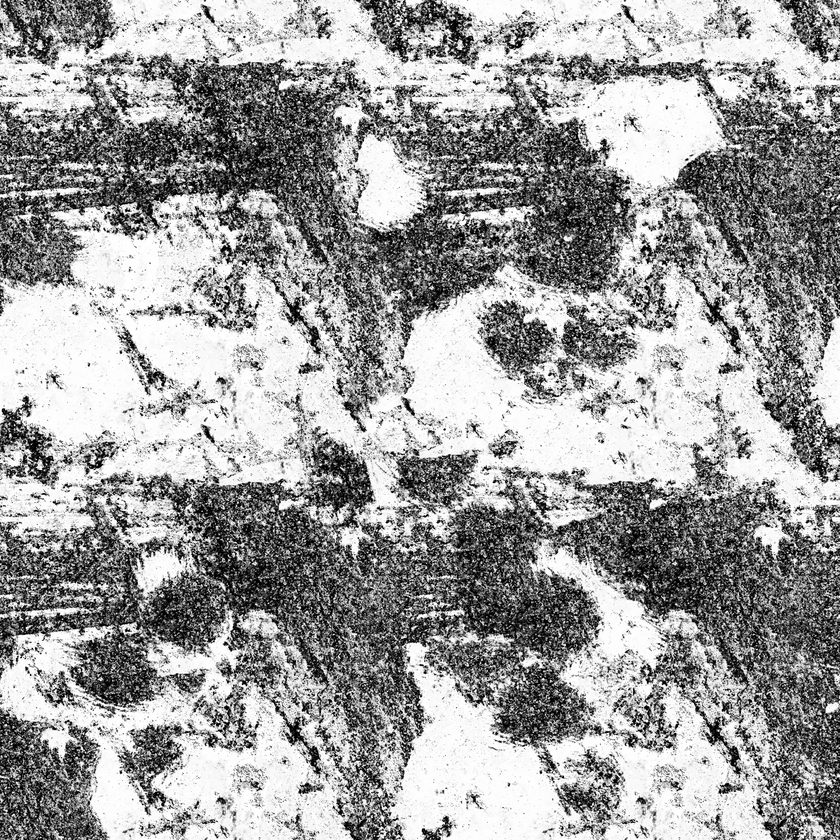
#> input picture src/image/pbr/rusted_iron/metallic.png, 840 x 840 px, shrunk from 2048 x 2048 before the run
$ python test.py
#> lines starting #> are read from the running program, lines starting #| are printed output that depends on the picture
#-------------------------------------------------------------------------------
# pip install Pillow
# float metallic = texture(metallicMap, TexCoords).b;
# float roughness = texture(roughnessMap, TexCoords).g;
#-------------------------------------------------------------------------------
from PIL import Image

image1 = Image.open("./metallic.png")
#> image1 is the input picture: PIL image 840x840 L; min 0, max 255, mean 157.8
image1 = image1.convert("RGB")
#> image1: PIL image 840x840 RGB
image2 = Image.open("./roughness.png")
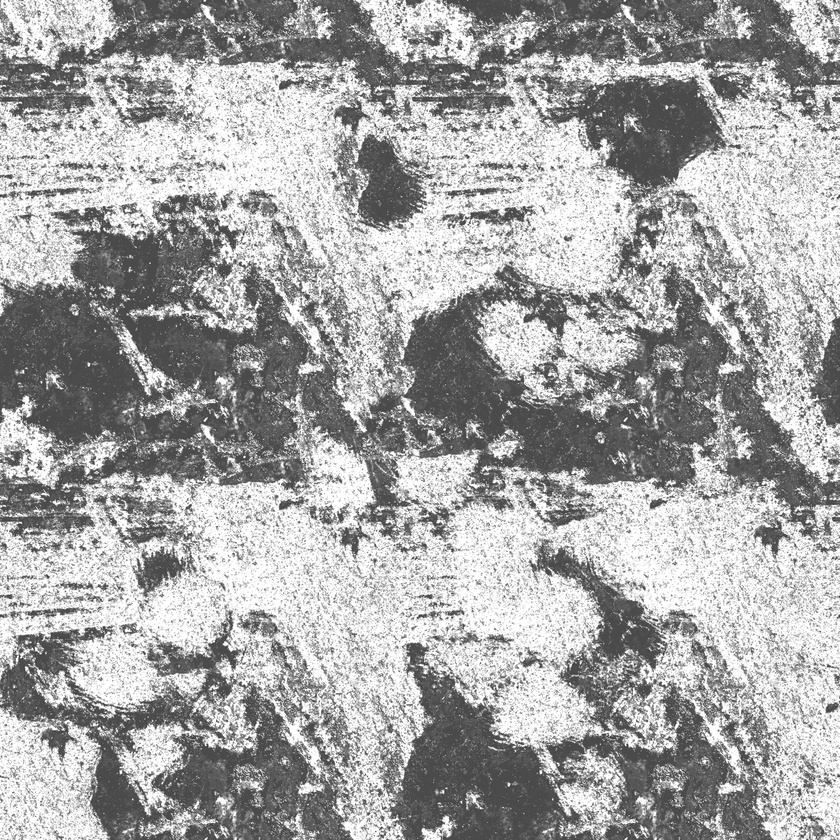
#> input picture src/image/pbr/rusted_iron/roughness.png, 840 x 840 px, shrunk from 2048 x 2048 before the run
#> image2 is the input picture: PIL image 840x840 L; min 44, max 255, mean 166.1
image2 = image2.convert("RGB")
#> image2: PIL image 840x840 RGB
width, height = image1.size
#> width = 840; height = 840

for x in range(width):
    for y in range(height):
        r1, g, b= image1.getpixel((x,y))
        r2, g, b= image2.getpixel((x,y))
        image1.putpixel((x,y),(0,r2,r1))
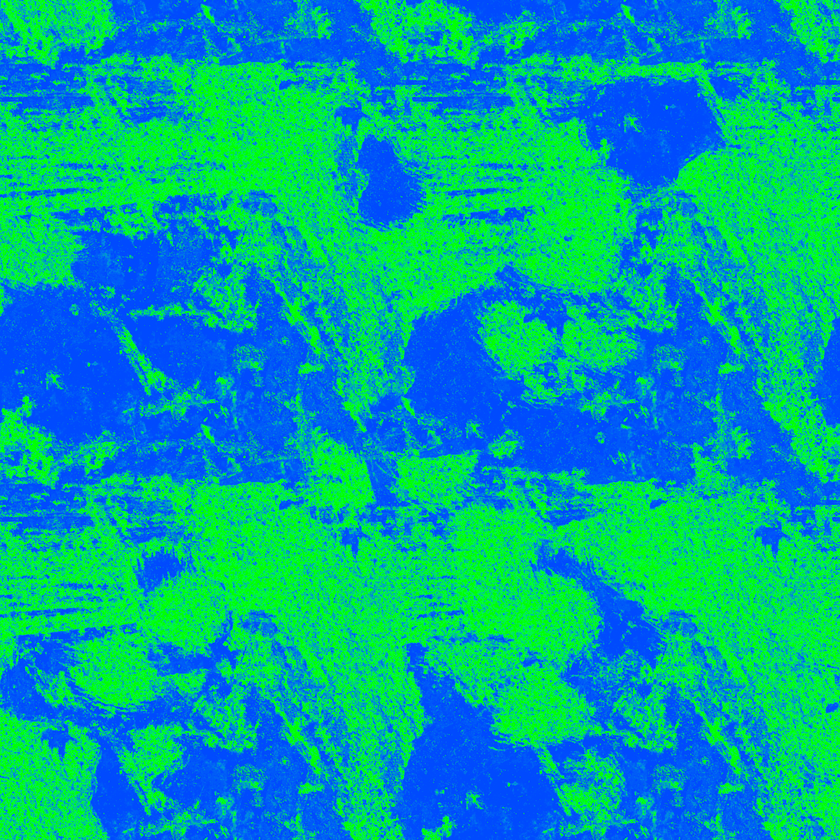
#> image1: PIL image 840x840 RGB; mean R, G, B 0, 166.1, 157.8
image1.save("./metallRoughness.png")

# [72 lines of commented-out code are left out]
